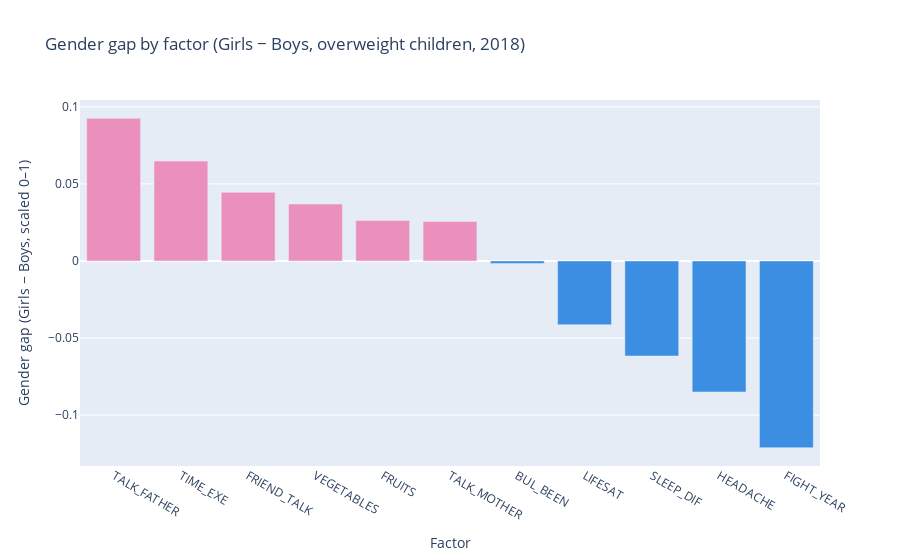

Source (notebook cell):
### Code cell
# GRAPH 3_v03
# GENDER GAP - only one bar - difference girls/boys, sorted DESC
# another option for graph no3

gap_plot_df = gap_table.sort_values("GAP", ascending=False)

# custom barvy: růžová pokud Girls > Boys, modrá pokud Boys > Girls
gap_colors = np.where(gap_plot_df["GAP"] > 0, "#eb8fbd", "#3b8ee1")

fig_gap = px.bar(
    gap_plot_df,
    x="FEATURE",
    y="GAP",
    title="Gender gap by factor (Girls − Boys, overweight children, 2018)",
)

fig_gap.update_traces(marker_color=gap_colors)

fig_gap.update_layout(
    xaxis_title="Factor",
    yaxis_title="Gender gap (Girls − Boys, scaled 0–1)",
    showlegend=False
)

fig_gap.show()

### Figure 1 — Plotly figure (JSON) as saved in the notebook; plotly's stock layout.template omitted (floating-point values rounded to 4 significant figures)
{"data": [{"hovertemplate": "FEATURE=%{x}<br>GAP=%{y}<extra></extra>", "legendgroup": "", "marker": {"color": ["#eb8fbd", "#eb8fbd", "#eb8fbd", "#eb8fbd", "#eb8fbd", "#eb8fbd", "#3b8ee1", "#3b8ee1", "#3b8ee1", "#3b8ee1", "#3b8ee1"], "pattern": {"shape": ""}}, "name": "", "orientation": "v", "showlegend": false, "textposition": "auto", "type": "bar", "x": ["TALK_FATHER", "TIME_EXE", "FRIEND_TALK", "VEGETABLES", "FRUITS", "TALK_MOTHER", "BUL_BEEN", "LIFESAT", "SLEEP_DIF", "HEADACHE", "FIGHT_YEAR"], "xaxis": "x", "y": [0.09253, 0.06479, 0.04451, 0.0369, 0.02625, 0.0256, -0.001636, -0.04133, -0.06163, -0.08496, -0.1211], "yaxis": "y"}], "layout": {"barmode": "relative", "legend": {"tracegroupgap": 0}, "showlegend": false, "title": {"text": "Gender gap by factor (Girls − Boys, overweight children, 2018)"}, "xaxis": {"anchor": "y", "domain": [0, 1], "title": {"text": "Factor"}}, "yaxis": {"anchor": "x", "domain": [0, 1], "title": {"text": "Gender gap (Girls − Boys, scaled 0–1)"}}}}
